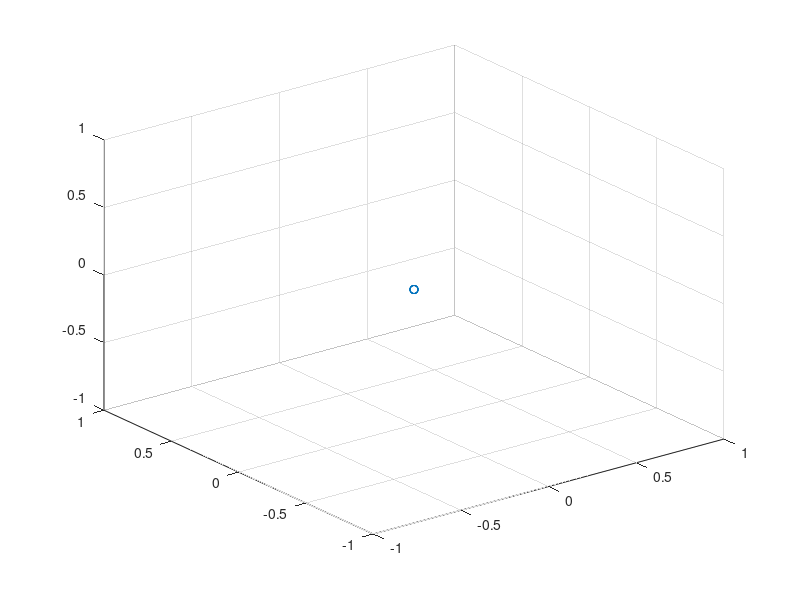

MATLAB code to generate this figure:
%Test Voxel Generation 


num = 7;
min=2;
max=5;

voxel = zeros(6,6,6);

for x=1:num
    for y=1:num 
        for z = 1:num
            if((min<=x) && (x<max))
                if((min<=y) && (y<=max))
                    if((min<=z) && (z<=max))
               
                voxel(x,y,z) = 1;
                    end
                end
            
            end
        end
    end
end
% %%
% voxel2 = zeros(216,3);
% 
% for x = 1:216
%     voxel2(x,:) = [
% 
% 
% 
% 

%%
scatter3(voxel(:,1,1),voxel(1,:,1),voxel(1,1,:));
                
                
                
                
      